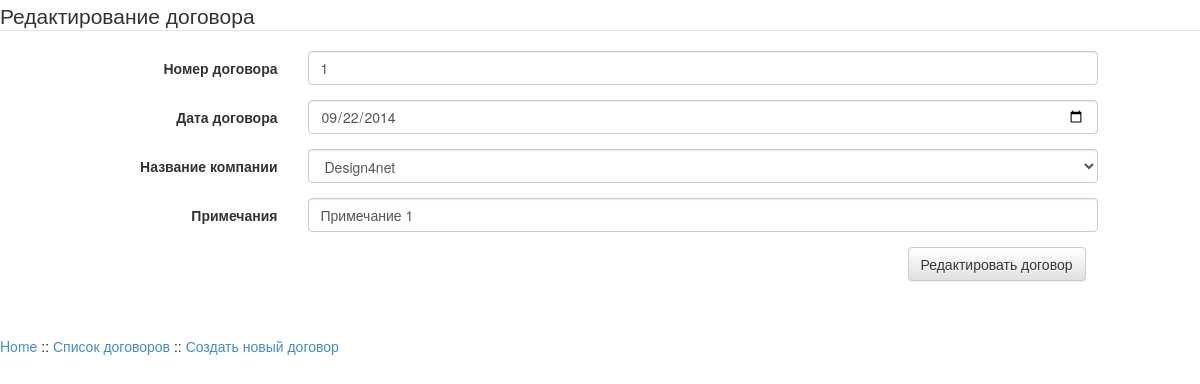
Screenshot of /contract/dogovor.php?id=1 with the database file from the repository.
### tables this page shows
CREATE TABLE IF NOT EXISTS `contract` (
  `id` int(10) unsigned NOT NULL AUTO_INCREMENT,
  `nomer` text NOT NULL,
  `date` date NOT NULL,
  `company_id` int(5) NOT NULL,
  `prim` text NOT NULL,
  PRIMARY KEY (`id`)
);

CREATE TABLE IF NOT EXISTS `company` (
  `id` int(10) unsigned NOT NULL AUTO_INCREMENT,
  `name` text NOT NULL,
  `director` text NOT NULL,
  `requisites` text NOT NULL,
  PRIMARY KEY (`id`)
);

### contract/dogovor.php (the view, shortened to what this page needs)
<!DOCTYPE html>
<html>
    <head>
		<link rel="stylesheet" href="../css/bootstrap.min.css">
		<link rel="stylesheet" href="../css/bootstrap-theme.min.css">
	</head>
<body>
<?php
	require_once '../login.php';
	$link = mysqli_connect($host, $user, $password, $db);
	$idset=$_REQUEST['id'];
	$query = "SELECT `contract`.`id`, `contract`.`nomer`, `contract`.`date`, `contract`.`company_id`, `company`.`name`, `contract`.`prim`
	FROM `contract` JOIN `company` ON `contract`.`company_id` = `company`.`id`
	WHERE  `contract`.`id`='$idset'";
	$result = mysqli_query($link, $query);
	$query2 = "SELECT `company`.`id` , `company`.`name`
	FROM `company`";
	$result2 = mysqli_query($link, $query2);
	$row = mysqli_fetch_array($result, MYSQLI_ASSOC);
	echo '<form class="form-horizontal" role="form" action="update-dogovor.php" method="post" name="dogovor">
	<legend>Редактирование договора</legend>
	<div class="form-group">
		<label class="col-sm-3 control-label">Номер договора</label>
		<div class="col-sm-8">
			<input class="form-control" type="text" name="nomer" value="'.$row['nomer'].'">
		</div>
	</div>
	<div class="form-group">
		<label class="col-sm-3 control-label">Дата договора</label>
		<div class="col-sm-8">
			<input class="form-control" type="date" min="2000-01-01" name="date" value="'.$row['date'].'">
		</div>
	</div>
	<div class="form-group">
		<label class="col-sm-3 control-label">Название компании</label>
		<div class="col-sm-8">
			<select class="form-control" name="company_id">';
			while ($row2 = mysqli_fetch_array($result2, MYSQLI_ASSOC)) {
		echo '<option value="'.$row2['id'].'"';
		if ($row2['id']==$row['company_id']) echo ' selected ';
		echo ' >' . $row2['name'] . '</option>';
	}
	echo '
			</select>
		</div>
	</div>
	<div class="form-group">
		<label class="col-sm-3 control-label">Примечания</label>
		<div class="col-sm-8">
			<input class="form-control" type="text" name="prim" value="'.$row['prim'].'">
		</div>
	</div>
	<div class="form-group">
		<div class="col-sm-offset-9">
			<input type="hidden" name="id" value="'.$row['id'].'">
			<button type="submit" class="btn btn-default">Редактировать договор</button>
		</div>
	</div>
</form>';
	echo '<br /><br /><p><a href="../index.php">Home</a> :: <a href="dogovora.php">Список договоров</a> :: <a href="new-dogovor.php">Создать новый договор</a></p>';
?>
</body>
</html>

### rows the page displays
contract: nomer "1", date "09/22/2014", company_id "Design4net", prim "Примечание 1"
